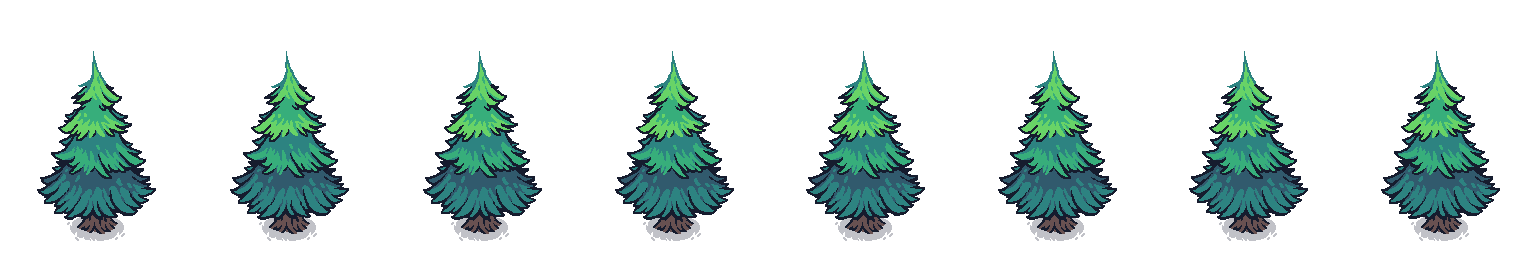
#> input picture pack/Tiny Swords (Free Pack)/Terrain/Resources/Wood/Trees/Tree1.png, 1536 x 256 px
$ python build_atlas.py
#> lines starting #> are read from the running program, lines starting #| are printed output that depends on the picture
from PIL import Image
import os

# Шлях до ваших дерев
folder = "."

files = [
    "Tree1.png", # 1536 x 256
    "Tree2.png", # 1536 x 256
    "Tree3.png", # 1536 x 192
    "Tree4.png"  # 1536 x 192
]

# Завантажуємо зображення
images = [Image.open(f"{folder}/{f}") for f in files]
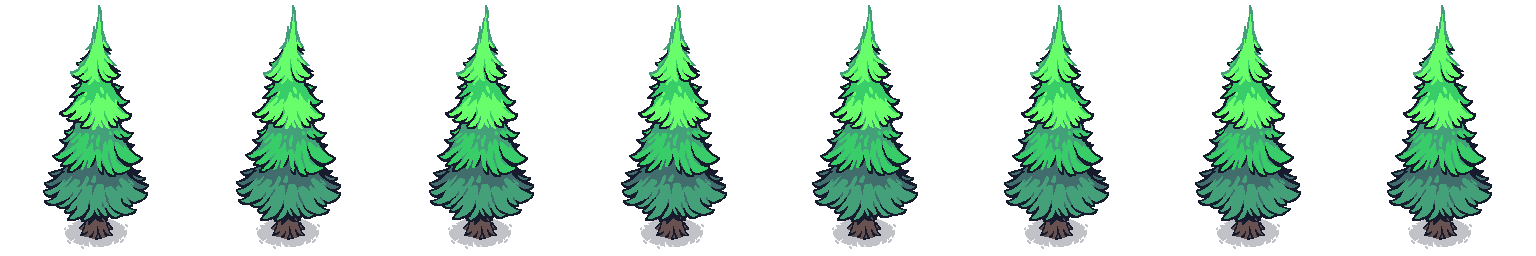
#> input picture pack/Tiny Swords (Free Pack)/Terrain/Resources/Wood/Trees/Tree2.png, 1536 x 256 px
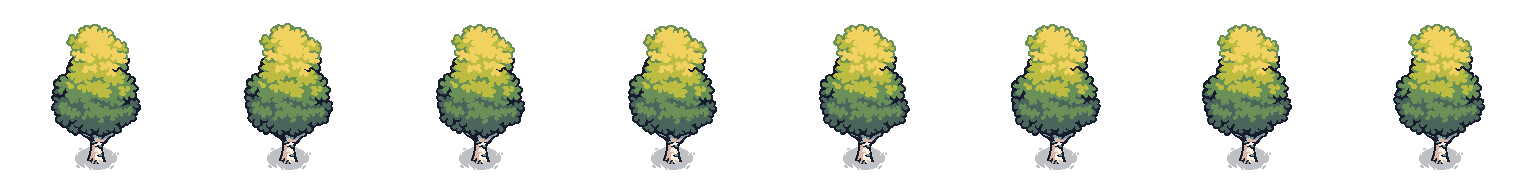
#> input picture pack/Tiny Swords (Free Pack)/Terrain/Resources/Wood/Trees/Tree3.png, 1536 x 192 px
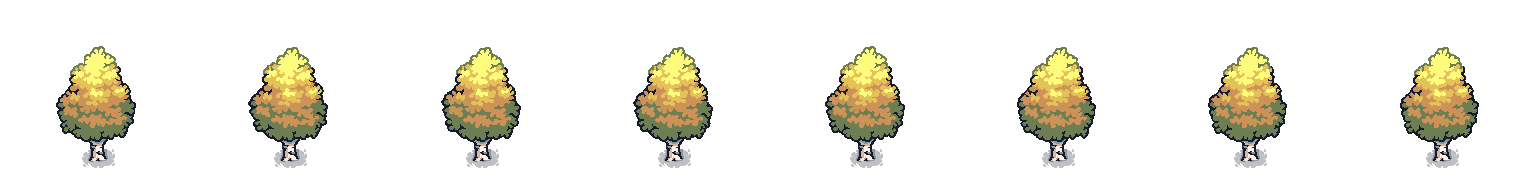
#> input picture pack/Tiny Swords (Free Pack)/Terrain/Resources/Wood/Trees/Tree4.png, 1536 x 192 px
#> images = 4 items

# Знаходимо ширину (всі 1536) та загальну висоту (256+256+192+192 = 896)
w = images[0].width
#> w = 1536
total_h = sum(img.height for img in images)
#> total_h = 896

# Створюємо велике полотно (RGBA для прозорості)
combined = Image.new("RGBA", (w, total_h))
#> combined: PIL image 1536x896 RGBA; every value is 0

# Вставляємо зображення одне під одним
y_offset = 0
for img in images:
    combined.paste(img, (0, y_offset))
    y_offset += img.height
#> this loop made 4 passes
#> y_offset on passes 1 to 4: 256, 512, 704, 896
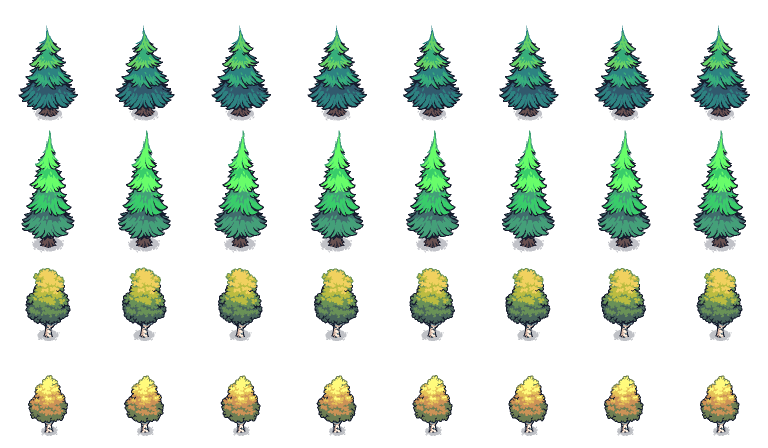
#> combined: PIL image 1536x896 RGBA (shown at 1/2 size); mean R, G, B, A 18.9, 28.9, 20.1, 54.5; transparent parts drawn white
#> after the loop, y_offset = 896

# Зберігаємо атлас
combined.save(f"{folder}/TreesAtlas.png")

print(f"✅ TreesAtlas.png успішно створено! Розмір: {w}x{total_h}")
#| ✅ TreesAtlas.png успішно створено! Розмір: 1536x896
